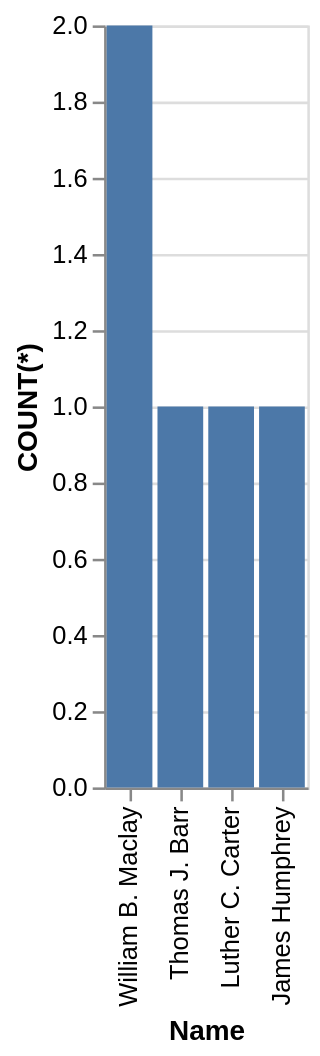

Specify this chart in Vega-Lite:
### Vega-Lite specification from a JSON file in a GitHub repository (floating-point values rounded to 4 significant figures)
{"data": {"values": [{"x_data": "William B. Maclay", "y_data": 2}, {"x_data": "Thomas J. Barr", "y_data": 1}, {"x_data": "Luther C. Carter", "y_data": 1}, {"x_data": "James Humphrey", "y_data": 1}]}, "mark": "bar", "encoding": {"x": {"field": "x_data", "type": "nominal", "title": "Name", "sort": "descending"}, "y": {"field": "y_data", "type": "quantitative", "title": "COUNT(*)"}}}
